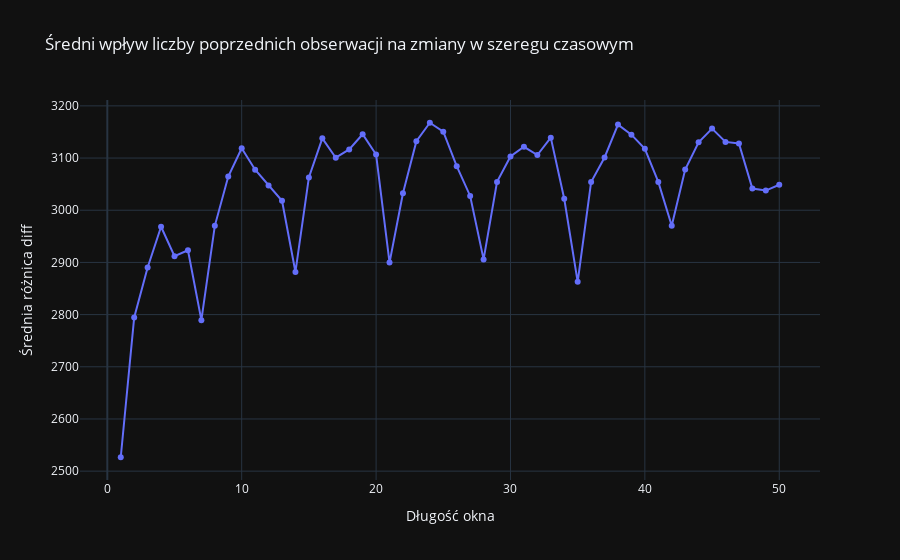

Write notebook code for a chart like this one.
### Markdown cell above
Silna korelacja dla lagów 1-2 oznacza, że aktywność jednego dnia mocno zależy od poprzedniego. Natomiast podwyższone wartości dla 7, 14 i 21 wskazują na powtarzający się tygodniowy schemat aktywności.

### Code cell
window_sizes = np.arange(1, 51)
diff_values = []

for window in window_sizes:
    diff_series = df['value'].diff(periods=window).dropna()
    avg_diff = np.mean(np.abs(diff_series))
    diff_values.append(avg_diff)

df_diff = pd.DataFrame({
    'Window Size': window_sizes,
    'Average Diff': diff_values
})

functions.plot_line(df_diff, 'Window Size', 'Average Diff', 'Średni wpływ liczby poprzednich obserwacji na zmiany w szeregu czasowym', labels={'Window Size': 'Długość okna', 'Average Diff': 'Średnia różnica diff'})

### Figure 1 — Plotly figure (JSON) as saved in the notebook; plotly's stock layout.template omitted (floating-point values rounded to 4 significant figures)
{"data": [{"hovertemplate": "Długość okna=%{x}<br>Średnia różnica diff=%{y}<extra></extra>", "legendgroup": "", "line": {"color": "#636efa", "dash": "solid"}, "marker": {"symbol": "circle"}, "mode": "lines+markers", "name": "", "orientation": "v", "showlegend": false, "type": "scatter", "x": [1, 2, 3, 4, 5, 6, 7, 8, 9, 10, 11, 12, 13, 14, 15, 16, 17, 18, 19, 20, 21, 22, 23, 24, 25, 26, 27, 28, 29, 30, 31, 32, 33, 34, 35, 36, 37, 38, 39, 40, 41, 42, 43, 44, 45, 46, 47, 48, 49, 50], "xaxis": "x", "y": [2527.0, 2795.0, 2890.0, 2968.0, 2912.0, 2923.0, 2789.0, 2970.0, 3065.0, 3119.0, 3078.0, 3047.0, 3018.0, 2882.0, 3063.0, 3138.0, 3101.0, 3117.0, 3146.0, 3107.0, 2900.0, 3033.0, 3132.0, 3168.0, 3150.0, 3084.0, 3027.0, 2906.0, 3054.0, 3103.0, 3122.0, 3106.0, 3139.0, 3022.0, 2863.0, 3054.0, 3101.0, 3164.0, 3145.0, 3118.0, 3054.0, 2970.0, 3078.0, 3130.0, 3156.0, 3131.0, 3128.0, 3042.0, 3038.0, 3049.0], "yaxis": "y"}], "layout": {"legend": {"tracegroupgap": 0}, "title": {"text": "Średni wpływ liczby poprzednich obserwacji na zmiany w szeregu czasowym"}, "xaxis": {"anchor": "y", "domain": [0, 1], "title": {"text": "Długość okna"}}, "yaxis": {"anchor": "x", "domain": [0, 1], "title": {"text": "Średnia różnica diff"}}}}
